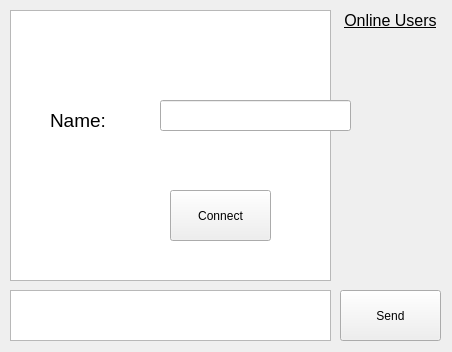
<?xml version="1.0" encoding="UTF-8"?>
<ui version="4.0">
 <class>ChatClient</class>
 <widget class="QMainWindow" name="ChatClient">
  <property name="geometry">
   <rect>
    <x>0</x>
    <y>0</y>
    <width>452</width>
    <height>352</height>
   </rect>
  </property>
  <property name="font">
   <font>
    <underline>true</underline>
   </font>
  </property>
  <property name="windowTitle">
   <string>ChatClient</string>
  </property>
  <widget class="QWidget" name="centralWidget">
   <widget class="QPushButton" name="pushButtonSend">
    <property name="geometry">
     <rect>
      <x>340</x>
      <y>290</y>
      <width>101</width>
      <height>51</height>
     </rect>
    </property>
    <property name="font">
     <font>
      <underline>false</underline>
     </font>
    </property>
    <property name="text">
     <string>Send</string>
    </property>
   </widget>
   <widget class="QTextBrowser" name="textBrowserChat">
    <property name="geometry">
     <rect>
      <x>10</x>
      <y>10</y>
      <width>321</width>
      <height>271</height>
     </rect>
    </property>
    <property name="font">
     <font>
      <underline>false</underline>
     </font>
    </property>
   </widget>
   <widget class="QTextEdit" name="textEditMsg">
    <property name="geometry">
     <rect>
      <x>10</x>
      <y>290</y>
      <width>321</width>
      <height>51</height>
     </rect>
    </property>
    <property name="font">
     <font>
      <underline>false</underline>
     </font>
    </property>
   </widget>
   <widget class="QPushButton" name="pushButtonConnect">
    <property name="geometry">
     <rect>
      <x>170</x>
      <y>190</y>
      <width>101</width>
      <height>51</height>
     </rect>
    </property>
    <property name="font">
     <font>
      <underline>false</underline>
     </font>
    </property>
    <property name="text">
     <string>Connect</string>
    </property>
   </widget>
   <widget class="QLabel" name="labelName">
    <property name="geometry">
     <rect>
      <x>50</x>
      <y>110</y>
      <width>71</width>
      <height>20</height>
     </rect>
    </property>
    <property name="font">
     <font>
      <pointsize>14</pointsize>
      <underline>false</underline>
     </font>
    </property>
    <property name="text">
     <string>Name: </string>
    </property>
   </widget>
   <widget class="QLineEdit" name="lineEditName">
    <property name="geometry">
     <rect>
      <x>160</x>
      <y>100</y>
      <width>191</width>
      <height>31</height>
     </rect>
    </property>
    <property name="font">
     <font>
      <underline>false</underline>
     </font>
    </property>
   </widget>
   <widget class="QLabel" name="labelOnlineUsers">
    <property name="geometry">
     <rect>
      <x>340</x>
      <y>10</y>
      <width>101</width>
      <height>21</height>
     </rect>
    </property>
    <property name="font">
     <font>
      <pointsize>12</pointsize>
      <weight>50</weight>
      <bold>false</bold>
      <underline>true</underline>
     </font>
    </property>
    <property name="text">
     <string>Online Users</string>
    </property>
    <property name="alignment">
     <set>Qt::AlignCenter</set>
    </property>
   </widget>
  </widget>
 </widget>
 <layoutdefault spacing="6" margin="11"/>
 <resources/>
 <connections/>
</ui>
